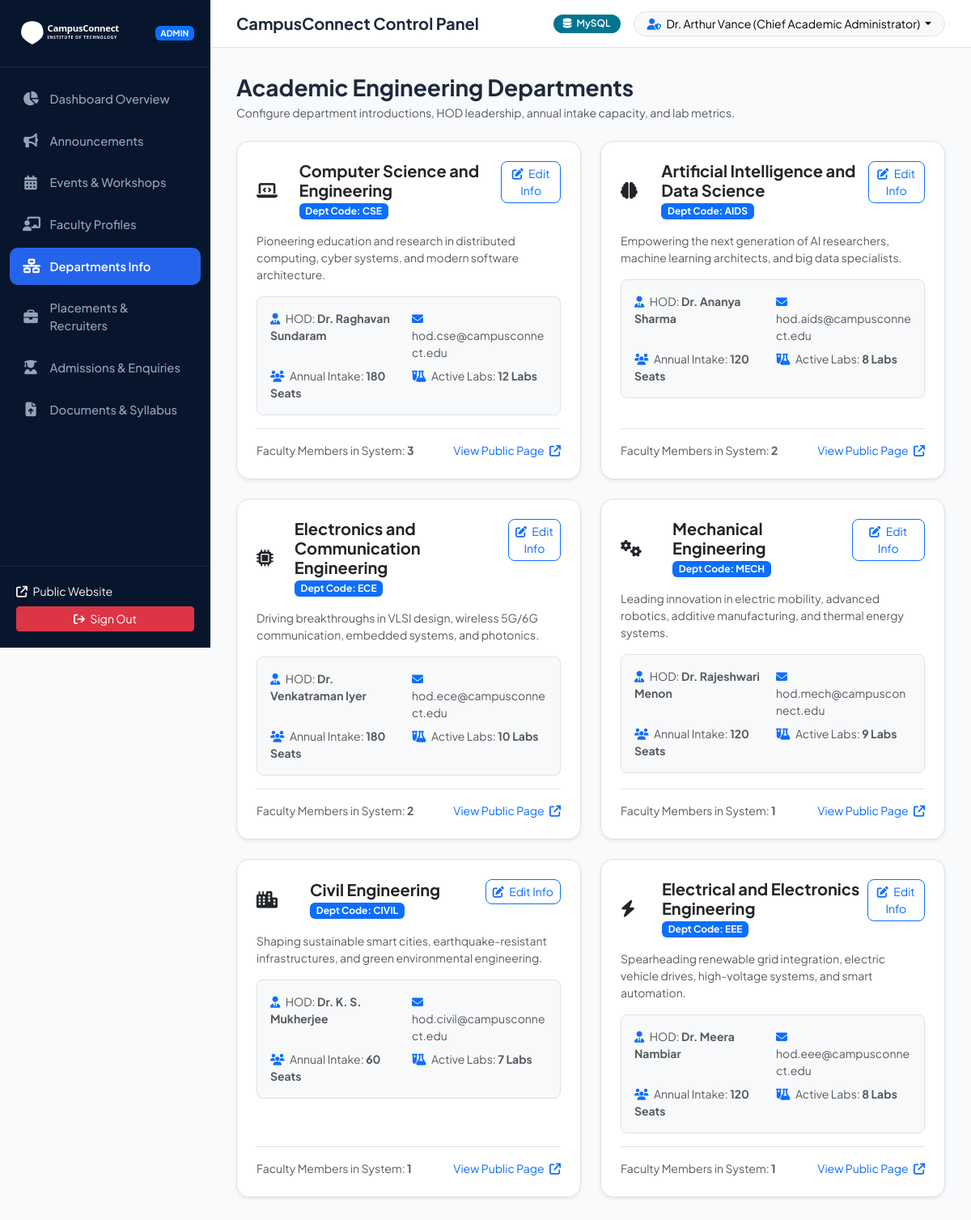
Page /admin/departments (signed in) on the committed database.
### backend/models.py (models this page shows)
class Department(db.Model):
    __tablename__ = "departments"
    id = db.Column(db.Integer, primary_key=True)
    code = db.Column(db.String(16), unique=True, nullable=False)  # e.g., CSE, AIDS, ECE
    name = db.Column(db.String(128), nullable=False)
    short_intro = db.Column(db.Text, nullable=False)
    description = db.Column(db.Text, nullable=False)
    hod_name = db.Column(db.String(100), nullable=False)
    hod_email = db.Column(db.String(120), nullable=False)
    hod_qualification = db.Column(db.String(120), default="Ph.D.")
    intake = db.Column(db.Integer, default=120)
    established_year = db.Column(db.Integer, default=2005)
    labs_count = db.Column(db.Integer, default=8)
    icon = db.Column(db.String(64), default="fa-laptop-code")
    featured = db.Column(db.Boolean, default=True)
    created_at = db.Column(db.DateTime, default=datetime.utcnow)
    faculty_members = db.relationship("Faculty", backref="department", lazy=True, cascade="all, delete-orphan")

### backend/routes_admin.py (the view)
@admin_bp.route("/departments")
def departments():
    dept_list = Department.query.order_by(Department.id.asc()).all()
    return render_template("admin/departments.html", departments=dept_list)

### backend/auth.py (called while the page is built)
def login_required(f):
    @wraps(f)
    def decorated_function(*args, **kwargs):
        if "admin_id" not in session:
            flash("Please sign in to access the administrator portal.", "warning")
            return redirect(url_for("auth.login", next=request.url))
        return f(*args, **kwargs)
    return decorated_function

### backend/routes_admin.py (called while the page is built)
@admin_bp.before_request
@login_required
def require_admin_login():
    pass

### templates/admin/departments.html (shortened to what this page needs)
{% extends "admin/layout.html" %}
{% block content %}
<div class="d-flex justify-content-between align-items-center mb-4">
  <div>
    <h3 class="fw-bold text-navy mb-1">Academic Engineering Departments</h3>
    <p class="text-muted small mb-0">Configure department introductions, HOD leadership, annual intake capacity, and lab metrics.</p>
  </div>
</div>
<div class="row g-4">
  {% for d in departments %}
  <div class="col-lg-6">
    <div class="card border rounded-4 shadow-sm h-100 p-4">
      <div class="d-flex justify-content-between align-items-start mb-3">
        <div class="d-flex align-items-center gap-3">
          <div class="dept-icon mb-0" style="width: 50px; height: 50px; line-height: 50px; font-size: 1.3rem;">
            <i class="fa-solid {{ d.icon }}"></i>
          </div>
          <div>
            <h5 class="fw-bold text-navy mb-0">{{ d.name }}</h5>
            <span class="badge bg-primary">Dept Code: {{ d.code }}</span>
          </div>
        </div>
        <button class="btn btn-outline-primary btn-sm rounded-3"
                data-bs-toggle="modal"
                data-bs-target="#editModal"
                data-action="{{ url_for('admin.edit_department', id=d.id) }}"
                data-name="{{ d.name }}"
                data-short_intro="{{ d.short_intro }}"
                data-description="{{ d.description }}"
                data-hod_name="{{ d.hod_name }}"
                data-hod_email="{{ d.hod_email }}"
                data-hod_qualification="{{ d.hod_qualification }}"
                data-intake="{{ d.intake }}"
                data-labs_count="{{ d.labs_count }}"
                data-icon="{{ d.icon }}">
          <i class="fa-solid fa-pen-to-square me-1"></i> Edit Info
        </button>
      </div>
      <p class="text-muted small mb-3">{{ d.short_intro }}</p>
      <div class="p-3 bg-light rounded-3 mb-3 border">
        <div class="row g-2 text-muted small">
          <div class="col-6"><i class="fa-solid fa-user-tie text-primary me-1"></i> HOD: <strong>{{ d.hod_name }}</strong></div>
          <div class="col-6"><i class="fa-solid fa-envelope text-primary me-1"></i> {{ d.hod_email }}</div>
          <div class="col-6"><i class="fa-solid fa-users text-primary me-1"></i> Annual Intake: <strong>{{ d.intake }} Seats</strong></div>
          <div class="col-6"><i class="fa-solid fa-flask-vial text-primary me-1"></i> Active Labs: <strong>{{ d.labs_count }} Labs</strong></div>
        </div>
      </div>
      <div class="mt-auto d-flex justify-content-between align-items-center border-top pt-3 small text-muted">
        <span>Faculty Members in System: <strong>{{ d.faculty_members|length }}</strong></span>
        <a href="{{ url_for('public.department_detail', code=d.code) }}" target="_blank" class="text-decoration-none">
          View Public Page <i class="fa-solid fa-arrow-up-right-from-square ms-1"></i>
        </a>
      </div>
    </div>
  </div>
  {% endfor %}
</div>
{% endblock %}

### static/css/admin.css (style rules this page uses)
:root { --admin-sidebar-bg: #07162c; --admin-sidebar-hover: #132a4e; --admin-active-blue: #2563eb; --admin-body-bg: #f8fafc; --admin-card-bg: #ffffff; --admin-border: #e2e8f0; }
body.admin-body { font-family: 'Plus Jakarta Sans', sans-serif; background-color: var(--admin-body-bg); color: #1e293b; min-height: 100vh; }

### rows in the picture
Department: name "Computer Science and Engineering", code "CSE", short_intro "Pioneering education and research in distributed computing, cyber systems, and modern software architecture.", hod_name "Dr. Raghavan Sundaram", hod_email "hod.cse@campusconnect.edu", intake "180", labs_count "12", faculty_members|length "3"
Department: name "Artificial Intelligence and Data Science", code "AIDS", short_intro "Empowering the next generation of AI researchers, machine learning architects, and big data specialists.", hod_name "Dr. Ananya Sharma", hod_email "hod.aids@campusconnect.edu", intake "120", labs_count "8", faculty_members|length "2"
Department: name "Electronics and Communication Engineering", code "ECE", short_intro "Driving breakthroughs in VLSI design, wireless 5G/6G communication, embedded systems, and photonics.", hod_name "Dr. Venkatraman Iyer", hod_email "hod.ece@campusconnect.edu", intake "180", labs_count "10", faculty_members|length "2"
Department: name "Mechanical Engineering", code "MECH", short_intro "Leading innovation in electric mobility, advanced robotics, additive manufacturing, and thermal energy systems.", hod_name "Dr. Rajeshwari Menon", hod_email "hod.mech@campusconnect.edu", intake "120", labs_count "9", faculty_members|length "1"
Department: name "Civil Engineering", code "CIVIL", short_intro "Shaping sustainable smart cities, earthquake-resistant infrastructures, and green environmental engineering.", hod_name "Dr. K. S. Mukherjee", hod_email "hod.civil@campusconnect.edu", intake "60", labs_count "7", faculty_members|length "1"
Department: name "Electrical and Electronics Engineering", code "EEE", short_intro "Spearheading renewable grid integration, electric vehicle drives, high-voltage systems, and smart automation.", hod_name "Dr. Meera Nambiar", hod_email "hod.eee@campusconnect.edu", intake "120", labs_count "8", faculty_members|length "1"

### other values in the picture
{{ config.get('ACTIVE_DB_ENGINE', 'MySQL') }} "MySQL"
{{ session.get('admin_name', 'Administrator') }} "Dr. Arthur Vance (Chief Academic Administrator)"
